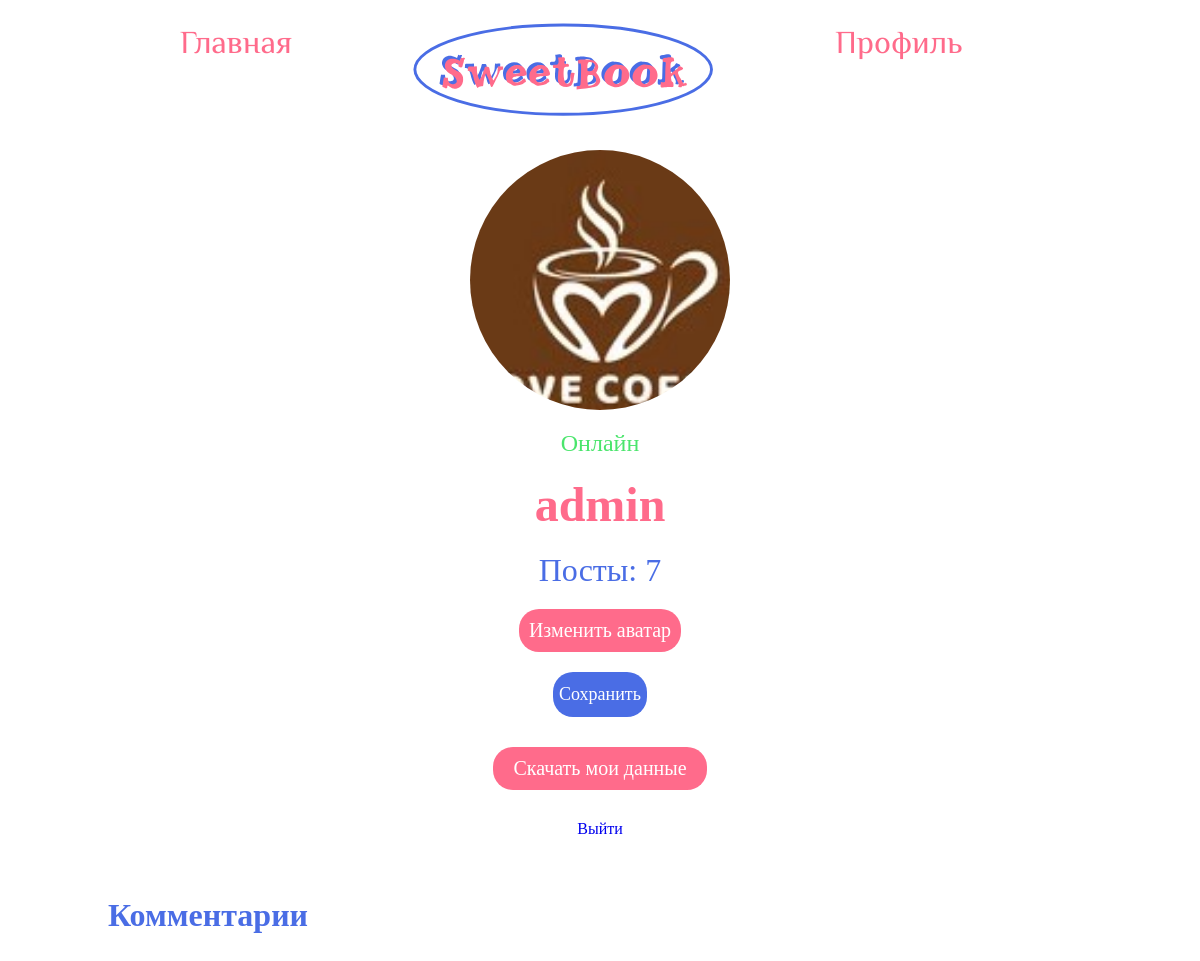
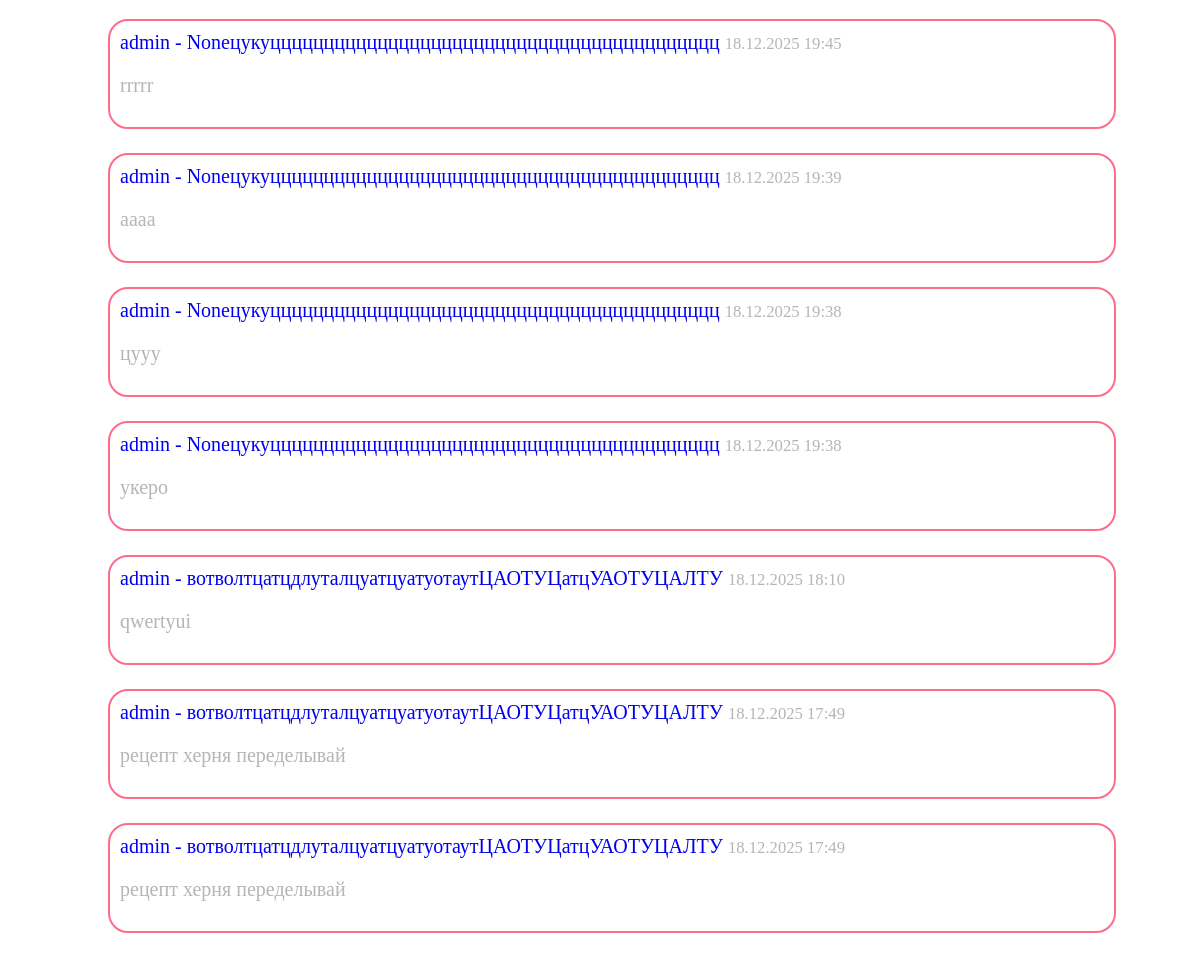
Before: /users/profile/ (signed in) with the older database file (2 pictures, top to bottom).
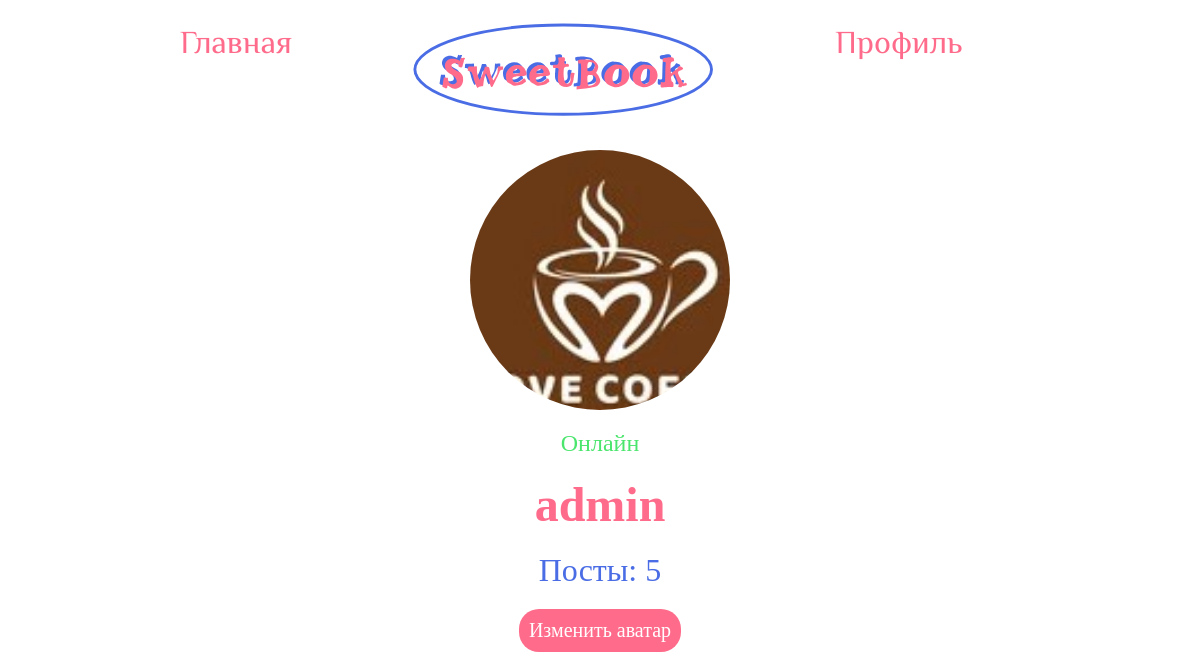
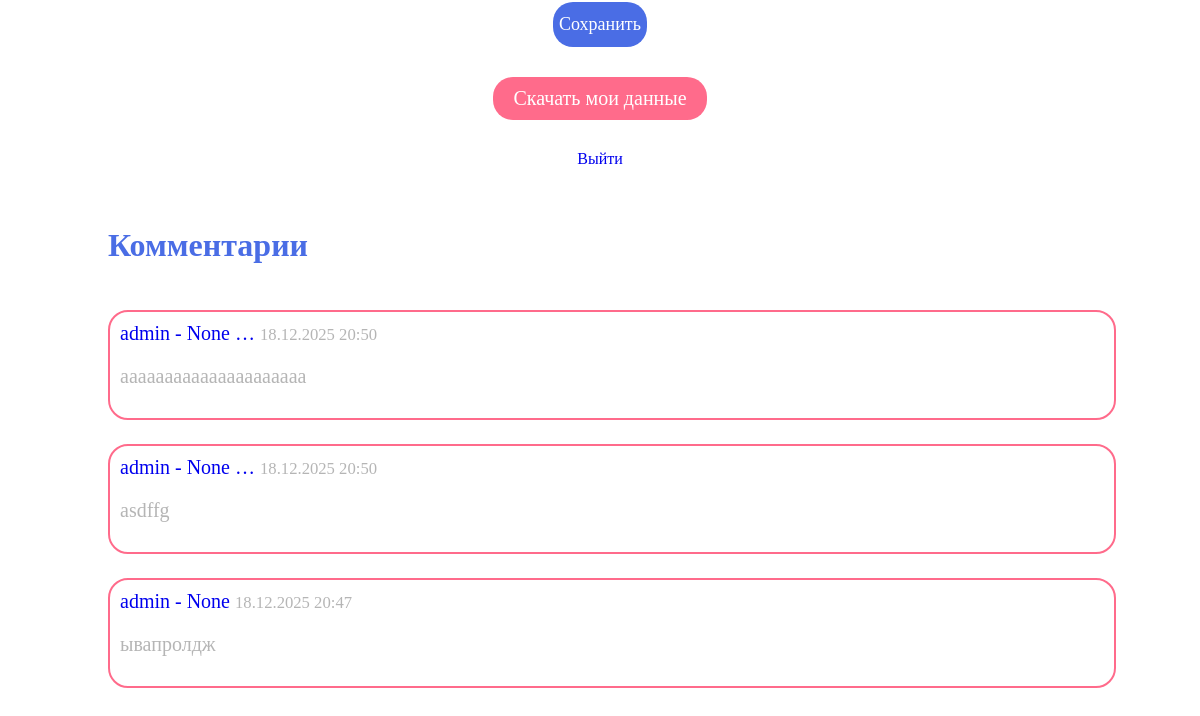
After: the same page with the newer database file (2 pictures, top to bottom).
### users/models.py (models this page shows, shortened)
class User(AbstractUser):
    username = models.CharField(
        max_length=150,
        unique=True,
        validators=[alphanumeric_validator],
    )
    phone = models.CharField(
        max_length=20,
        blank=True,
        validators=[numeric_validator],
    )
    avatar = models.ImageField(
        upload_to='avatars/',
        blank=True,
        null=True,
        default='avatars/default.png',
    )
    is_online = models.BooleanField(default=False)
    last_seen = models.DateTimeField(null=True, blank=True)
    def update_last_seen(self):
        self.last_seen = timezone.now()
        self.is_online = True
        self.save(update_fields=['last_seen', 'is_online'])

### posts/models.py (models this page shows, shortened)
class Comment(models.Model):
    post = models.ForeignKey(Post, on_delete=models.CASCADE, related_name="comments")
    author = models.ForeignKey(settings.AUTH_USER_MODEL, on_delete=models.CASCADE)
    text = models.TextField()
    created_at = models.DateTimeField(auto_now_add=True)
    class Meta:
        ordering = ["-created_at"]

class Post(models.Model):
    author = models.ForeignKey(
        settings.AUTH_USER_MODEL,
        on_delete=models.CASCADE,
        related_name="posts",
        verbose_name="Автор",
    )
    text = models.TextField("Текст поста")
    created_at = models.DateTimeField("Дата создания", auto_now_add=True)
    class Meta:
        ordering = ["-created_at"]
        verbose_name = "Пост"
        verbose_name_plural = "Посты"
    def __str__(self):
        return f"{self.author.username} - {self.text[:50]}"

### users/views.py (the view)
# urls.py: path("profile/", views.profile_view, name="profile"),
@login_required
def profile_view(request):
    user_id = request.GET.get('user')
    if user_id:
        user_obj = get_object_or_404(User, id=user_id)
    else:
        user_obj = request.user
    if request.method == 'POST' and request.user == user_obj:
        form = AvatarUpdateForm(request.POST, request.FILES, instance=request.user)
        if form.is_valid():
            form.save()
            return redirect('users:profile')
    else:
        form = AvatarUpdateForm(instance=request.user)
    request.user.update_last_seen()
    return render(request, 'users/profile.html', {
        'user_obj': user_obj,
        'avatar_form': form,
    })

### users/templates/users/profile.html (shortened to what this page needs)
{% extends 'base.html' %}
{% load static %}
{% block content %}
  <main class="profile-main">
    <div class="user-info">
      {% if user_obj.avatar %}
        <img src="{{ user_obj.avatar.url }}" alt="" class="user-avatar" />
      {% else %}
        <img src="{% static 'images/default_avatar.jpg' %}" alt="" class="user-avatar" />
      {% endif %}
      <span class="status">
        {% if user_obj.is_online %}
          <p class="online">Онлайн</p>
        {% else %}
          <p class="offline">
            Оффлайн<br />
            <small>Был(а) в сети {{ user_obj.last_seen|date:'d.m.Y H:i' }}</small>
          </p>
        {% endif %}
      </span>
      <h1>{{ user_obj.username }}</h1>
      <div class="stat">
        <span class="posts-count">Посты: {{ user_obj.posts.count }}</span>
      </div>
      {% if user_obj == user %}
        <form method="post" enctype="multipart/form-data" class="reg-form">
          <label for="id_avatar" class="change-button">Изменить аватар</label>
          <button type="submit" class="log-button">Сохранить</button>
        </form>
        {% if user_obj == user %}
          <a href="{% url 'users:download_data' %}" class="download-btn">Скачать мои данные</a>
        {% endif %}
        <a href="{% url 'users:logout' %}">Выйти</a>
      {% endif %}
    </div>
    <div class="comm-history">
      <h2 class="history">Комментарии</h2>
      <div class="comm-container">
        {% for comment in user_obj.comment_set.all %}
          <div class="comment">
            <div class="comment-header">
              <a href="{% url 'posts:detail' comment.post.id %}">{{ comment.post|truncatewords:3 }}</a>
              <small>{{ comment.created_at|date:'d.m.Y H:i' }}</small>
            </div>
            <p>{{ comment.text|truncatewords:20 }}</p>
          </div>
        {% empty %}
          <div class="comment">-</div>
        {% endfor %}
      </div>
    </div>
  </main>
{% endblock %}

### templates/base.html (shortened to what this page needs)
{% load static %}
<!DOCTYPE html>
<html lang="en">
  <head>
    <link rel="stylesheet" href="{% static 'css/style.css' %}" />
  </head>
  <body>
    <header>
      <a href="{% url 'posts:home' %}" class="header-link">Главная</a>
      <img src="{% static 'images/logo.svg' %}" alt="" />
      {% if not user.is_authenticated %}
        <a href="{% url 'users:login' %}" class="header-link">Войти</a>
      {% else %}
        <a href="{% url 'users:profile' %}" class="header-link">Профиль</a>
        {% if request.user.is_staff or request.user.is_superuser %}
          <a href="{% url 'admin:index' %}" class="header-link">Админ панель</a>
        {% endif %}
      {% endif %}
    </header>
    {% block content %}
    {% endblock %}
  </body>
</html>

### static/css/style.css (style rules this page uses)
body { padding: 0 100px; }
a { text-decoration: none; }
button { border: none; font-family: 'ElMessiri'; }
header { display: flex; flex-direction: row; justify-content: space-between; position: fixed; top: 0; left: 0; right: 0; padding: 10px 100px; background: #fff; z-index: 1000; font-family: 'ElMessiri'; }
main { display: flex; flex-direction: column; padding-top: 100px; }
.header-link { color: #FF6B8B; font-family: 'El Messiri', sans-serif; font-size: 32px; align-items: baseline; padding: 20px 120px; }
h2 { color: white; font-family: 'Firenight'; }
.reg-form { display: flex; flex-direction: column; row-gap: 20px; font-size: 20px; align-items: center; }
.log-button { border-radius: 20px; color: white !important; background-color: #4A6DE5; height: 45px !important; font-size: 18px; border: none; font-family: 'ElMessiri'; }
.user-avatar { width: 350px; height: 350px; border-radius: 50%; object-fit: cover; }
.profile-main { display: flex; column-gap: 200px; flex-direction: row; margin: 60px 80px; }
.user-info { display: flex; flex-direction: column; row-gap: 20px; align-items: center; }
h1 { color: #FF6B8B; font-size: 48px; margin: 0; }
.status { font-family: 'ElMessiri'; font-size: 24px; }
.online { color: #4ae56c; margin: 0; }
.change-button { display: flex; padding: 10px; font-family: 'ElMessiri'; font-size: 20px; background-color: #FF6B8B; color: #fff; border: none; border-radius: 20px; }
.stat { display: flex; flex-direction: column; row-gap: 20px; align-items: center; }
.posts-count { font-family: 'ElMessiri'; color: #4A6DE5; font-size: 32px; }
.download-btn { display: inline-block; background: #FF6B8B; color: white; padding: 10px 20px; text-decoration: none; margin: 10px 0; font-size: 20px; font-family: 'ElMessiri'; border-radius: 20px; }
.comm-history { display: flex; flex-direction: column; row-gap: 20px; }
.history { color: #4A6DE5; font-family: 'ElMessiri'; font-size: 32px; }
.comm-container { display: flex; flex-direction: row; flex-wrap: wrap; gap: 40px; justify-content: space-between; }
.comment { padding: 10px; color: #B5B5B5; font-size: 20px; font-family: 'ElMessiri'; width: 40%; border-radius: 20px; border: #FF6B8B solid 2px; }
@media (min-width: 961px) and (max-width: 1200px) { body { padding: 0 60px; } }
@media (min-width: 961px) and (max-width: 1200px) { h1 { margin: 0; } }
@media (min-width: 961px) and (max-width: 1200px) { header { padding: 0 60px; } }
@media (min-width: 961px) and (max-width: 1200px) { .header-link { display: inline-flex; } }
@media (min-width: 961px) and (max-width: 1200px) { main { padding-top: 100px; padding-bottom: 0; } }
@media (min-width: 961px) and (max-width: 1200px) { .profile-main { flex-direction: column; margin: 50px 40px; row-gap: 32px; } }
@media (min-width: 961px) and (max-width: 1200px) { .user-info { row-gap: 20px; } }
@media (min-width: 961px) and (max-width: 1200px) { .user-avatar { width: 260px; height: 260px; } }
@media (min-width: 961px) and (max-width: 1200px) { .comm-container { flex-direction: column; gap: 24px; } }
@media (min-width: 961px) and (max-width: 1200px) { .comment { width: 100%; } }

Changed rows visible on the page:
removed Comment: post "admin - Noneцукуцццццццццццццццццццццццццццццццццццццццццц", created_at "18.12.2025 19:45", text "rrrrr"
removed Comment: post "admin - Noneцукуцццццццццццццццццццццццццццццццццццццццццц", created_at "18.12.2025 19:39", text "аааа"
removed Comment: post "admin - Noneцукуцццццццццццццццццццццццццццццццццццццццццц", created_at "18.12.2025 19:38", text "цууу"
removed Comment: post "admin - Noneцукуцццццццццццццццццццццццццццццццццццццццццц", created_at "18.12.2025 19:38", text "укеро"
removed Comment: post "admin - вотволтцатцдлуталцуатцуатуотаутЦАОТУЦатцУАОТУЦАЛТУ", created_at "18.12.2025 18:10", text "qwertyui"
removed Comment: post "admin - вотволтцатцдлуталцуатцуатуотаутЦАОТУЦатцУАОТУЦАЛТУ", created_at "18.12.2025 17:49", text "рецепт херня переделывай"
removed Comment: post "admin - вотволтцатцдлуталцуатцуатуотаутЦАОТУЦатцУАОТУЦАЛТУ", created_at "18.12.2025 17:49", text "рецепт херня переделывай"
changed User "admin": posts.count "7" → "5"
added Comment: post "admin - None …", created_at "18.12.2025 20:50", text "aaaaaaaaaaaaaaaaaaaaa"
added Comment: post "admin - None …", created_at "18.12.2025 20:50", text "asdffg"
added Comment: post "admin - None", created_at "18.12.2025 20:47", text "ывапролдж"
